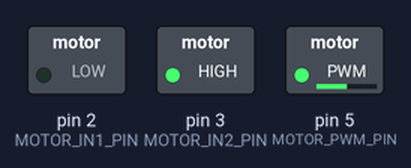
The sketch below on a simulated Arduino Uno, built with avr-gcc and run on an emulated ATmega328P. Parts: switched loads named in the sketch (green lamp = pin HIGH).

Above: at 0.1 s.
Timing chart, 0 to 1.6 s (numbered marks = the images above):
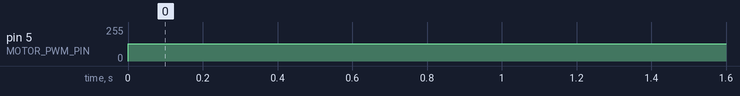

The sketch:

projektinimi.ino
```cpp
/*
  Peafail teie robootikaprojektile.

  Täida:
    - kasutatavad pinnid
    - globaalsed olekumuutujad
    - setup()
    - loop()
    - abifunktsioonid

  NB! Iga oluline tegevus PEAB olema kommenteeritud eesti keeles.
*/

// === KONFIGURATSIOON / PINID ==================================

// TODO: pane enda projektile õiged pinninumbrid
const int IR_PIN = 7;
const int SERVO_PIN = 6;

const int MOTOR_PWM_PIN = 5;
const int MOTOR_IN1_PIN = 2;
const int MOTOR_IN2_PIN = 3;

// === OLEKUMUUTUJAD ============================================

// kas süsteem on aktiivne (nt vent töötab)
bool systemActive = false;

// servo asend kraadides (0-180)
int servoPosDeg = 90;

// mootori kiirus (0-255 PWM)
int motorPwmValue = 128;

// siia võiks tulla nt IR-remote tulemused
// decode_results results; // kui kasutate IRremote teeki


// === SEADISTUS =================================================

void setup() {
  // TODO: lisa raamatukogude init (IRremote, Servo, Serial, jne)

  pinMode(MOTOR_PWM_PIN, OUTPUT);
  pinMode(MOTOR_IN1_PIN, OUTPUT);
  pinMode(MOTOR_IN2_PIN, OUTPUT);

  // seame vaikimisi pöörlemissuunaks IN1 LOW / IN2 HIGH vms
  digitalWrite(MOTOR_IN1_PIN, LOW);
  digitalWrite(MOTOR_IN2_PIN, HIGH);

  // TODO: servo.attach(SERVO_PIN);

  // TODO: Serial.begin(9600);  // kasulik debugimiseks
}


// === ABI FUNKTSIOONID =========================================

// lülitab süsteemi sisse/välja
void toggleSystemActive() {
  if (systemActive) {
    // LÄLITAME VÄLJA
    motorPwmValue = 0;
    servoPosDeg = 90; // näiteks neutraliseerime asendi
    systemActive = false;
  } else {
    // LÜLITAME SISSE
    motorPwmValue = 128; // keskmine kiirus
    systemActive = true;
  }
}

// muudab servo asendit vasak/parem suunas
void nudgeServo(bool turnRight) {
  if (turnRight) {
    if (servoPosDeg < 180) {
      servoPosDeg++;
    }
  } else {
    if (servoPosDeg > 0) {
      servoPosDeg--;
    }
  }
}

// muudab mootori kiirust üles/alla
void changeMotorSpeed(bool faster) {
  if (faster) {
    if (motorPwmValue < 255) {
      motorPwmValue++;
    }
  } else {
    if (motorPwmValue > 0) {
      motorPwmValue--;
    }
  }
}


// === PEATSÜKKEL ===============================================

void loop() {
  // 1. loe sisendid (IR, nupud, sensorid)
  //    TODO: siia IR-koodi lugemine ja switch/case vajutustele

  // 2. rakenda olekumuutused vastavalt sisenditele
  //    nt:
  //    - toggleSystemActive() kui ON/OFF
  //    - nudgeServo(true/false) vasak/parem
  //    - changeMotorSpeed(true/false) +/-


  // 3. kirjuta väljundid riistvarale
  analogWrite(MOTOR_PWM_PIN, motorPwmValue);

  // TODO: servo.write(servoPosDeg);

  // 4. väike viivitus, et mitte uputada andurit
  delay(100);
}
```

Measured:
- by itself, pin 5 (MOTOR_PWM_PIN): 0/255 → 128/255 at 0.00 s
